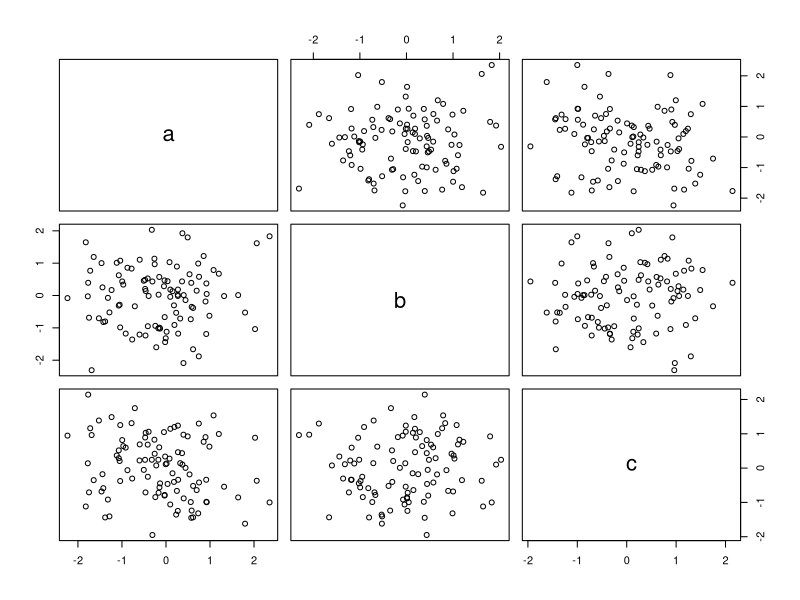
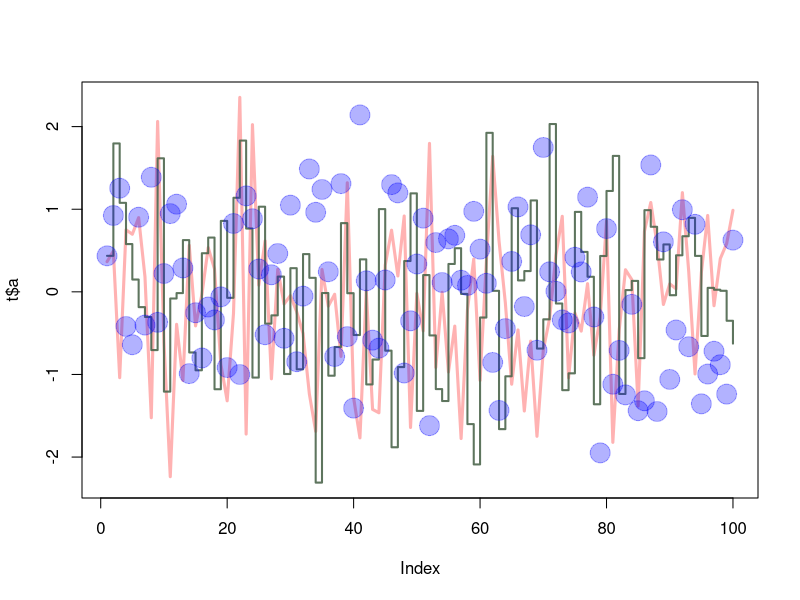

The R source for these figures, in order:
x1 = rnorm(100)

x2 = rnorm(100)

x3 = rnorm(100)

t = data.frame(a = x1, b = x2 , c = x3)

plot(t) 

sapply(t, sd)

plot(t$a, type="l", ylim=range(t),
     lwd=3, col=rgb(1,0,0,0.3))
lines(t$b, type="s", lwd=2,
      col=rgb(0.3,0.4,0.3,0.9))
points(t$c, pch=20, cex=4,
       col=rgb(0,0,1,0.3))